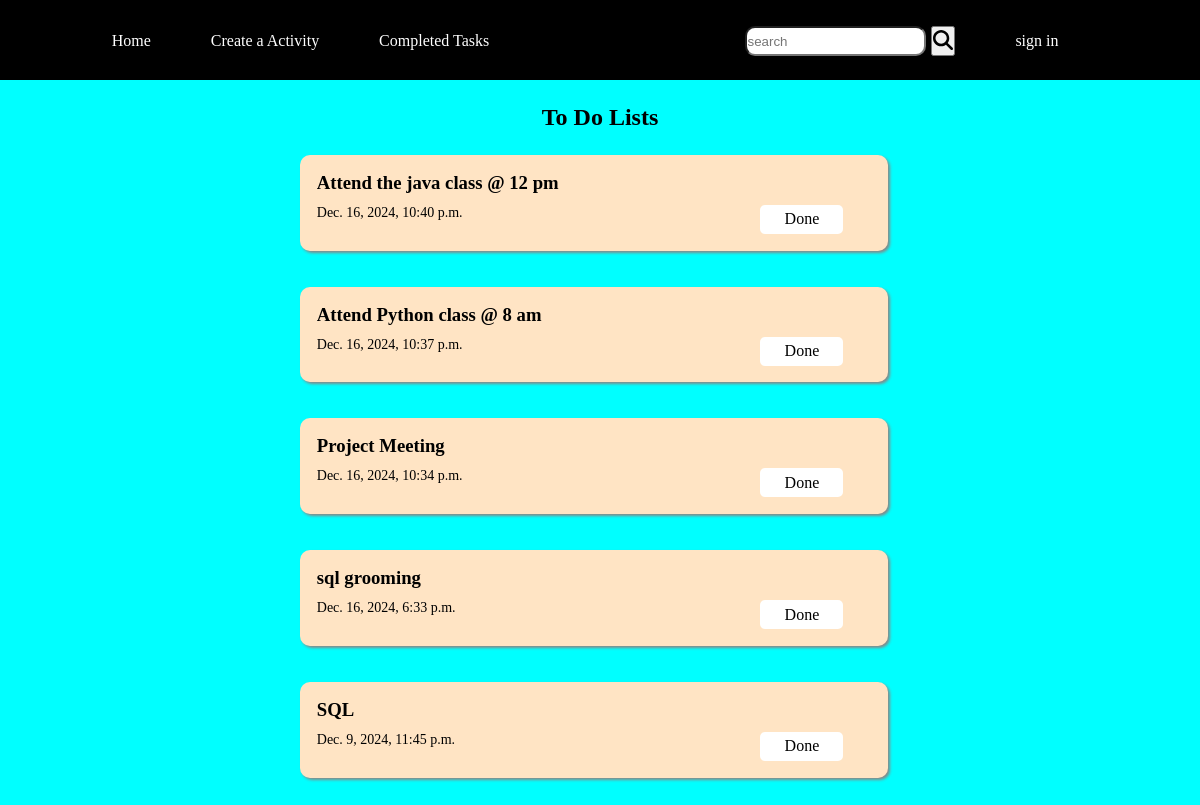
The page / on the database its author committed.
### todolist/models.py (models this page shows, shortened)
class ToDo(models.Model):
    title = models.CharField(max_length=50)
    desc = models.TextField()
    time = models.DateTimeField(default=timezone.now)
    status = models.CharField(max_length=20, default='Not Completed')

### todolist/views.py (the view)
# urls.py: path("",views.index, name='home'),
def index(request,*args):
    context = {
          'title':"To Do Lists",
        }
    if request.method == "POST":
        search = request.POST.get('search')
        details = ToDo.objects.filter(title__icontains = search).order_by('-time')
    elif args:
        details = ToDo.objects.all().filter(status = args[0]).order_by("-time")
        context['title'] = 'Completed ' + context['title']
    else:
         details = ToDo.objects.all().filter(status = 'Not Completed').order_by("-time")
    def concat(todo):
        return '-'.join(todo.title.split())
    context['todo_lists'] = zip(map(concat,details),details)
    return render(request,'index.html',context)

### todolist/templates/index.html
{% extends 'main.html' %}
{% block content %}
<div class="home">
    <div class="title">
        <h2>{{title}}</h2>
    </div>
    <div class="container">
        {% for title, todo in todo_lists %}
        <div class="article">
            <h3 class="text"><a href="{% url 'viewData' title %}" class="text">{{todo.title}}</a></h3>
            <div class="box">
                <p class="time">{{todo.time}}</p>
                {% if todo.status == 'Not Completed' %}
                    <a href="{% url 'done' todo.id %}" class="btnn">Done</a>
                {% else %}
                    <a href="{% url 'delete' todo.id %}" class="btnn">remove</a>
                {% endif %}
            </div>
        </div>
        <br>
        <br>
        {% endfor %}
    </div>
</div>
{% endblock content %}

### templates/main.html (shortened to what this page needs)
<!DOCTYPE html>
{% load static %}
<html lang="en">
<head>
    <link rel="stylesheet" href="{% static 'css/main.css' %}">
    <link rel="stylesheet" href="{% static 'css/navbar.css' %}">
    <link rel="stylesheet" href="{% static 'css/index.css' %}">
    <link rel="stylesheet" href="{% static 'css/TodoForm.css' %}">
    <link rel="stylesheet" href="{% static 'css/notification.css' %}">
    <link rel="stylesheet" href="{% static 'css/viewData.css' %}">
</head>
<body>
    {% include 'navbar.html' %}
    {% block content %}
    {% endblock content %}
</body>
</html>

### templates/navbar.html (shortened to what this page needs)
<div class="nav-bar">
    <ul class="list">
        <li><a href="{% url 'home' %}" class="link">Home</a></li>
        <li><a href="{% url 'todoform' %}" class="link">Create a Activity</a></li>
        <li><a href="{% url 'completed' %}" class="link">Completed Tasks</a></li>
    </ul>
    <ul class="list">
        <li>
            {% if title != "create an activity" %}
                <form action="" method="POST">
                    <div class="searchbar">
                        <input type="search" name="search" placeholder="search" class="search">
                        <button type="submit">
                        </button>
                    </div>
                </form>
            {% endif %}
        </li>
        <li><a href="" class="link">sign in</a></li>
    </ul>
</div>

### static/css/main.css (style rules this page uses)
* { padding: 0%; margin: 0%; box-sizing: border-box; }

### static/css/navbar.css (style rules this page uses)
.nav-bar { width: 100%; height: 10vh; border: 1px solid; background-color: black; display: flex; justify-content: center; }
.link { text-decoration: none; color: white; }
.list { height: inherit; width: 50%; display: flex; align-items: center; justify-content: center; gap: 10%; }
.search { height: 30px; width: 100%; border-radius: 10px; }
.searchbar { display: flex; gap: 5px; }
svg { width: 20px; height: 20px; }

### todolist/static/css/index.css (style rules this page uses)
.home { background-color: aqua; height: 100%; width: 100%; }
.title { display: flex; justify-content: center; padding-top: 2%; }
.article { background-color: bisque; height: 50%; width: 70%; border-radius: 10px; padding: 2%; box-shadow:2px 2px 3px #888888; }
.container { padding:2% 5% 20px 25%; }
.text { text-decoration: none; color: black; display: -webkit-box; -webkit-box-orient: vertical; -webkit-line-clamp: 3; overflow: hidden; text-overflow: ellipsis; }
.box { padding-top: 2%; width: 100%; display: flex; justify-content: space-between; }
.time { height: 100%; font-size: 14px; }
.btnn { color: black; text-decoration: none; height: 100%; width: 15%; background-color: white; text-align: center; border-radius: 5px; padding: 1%; position: relative; right: 5%; }

### rows shown on the page
ToDo: title "Attend the java class @ 12 pm", time "Dec. 16, 2024, 10:40 p.m.", status "Done"
ToDo: title "Attend Python class @ 8 am", time "Dec. 16, 2024, 10:37 p.m.", status "Done"
ToDo: title "Project Meeting", time "Dec. 16, 2024, 10:34 p.m.", status "Done"
ToDo: title "sql grooming", time "Dec. 16, 2024, 6:33 p.m.", status "Done"
ToDo: title "SQL", time "Dec. 9, 2024, 11:45 p.m.", status "Done"

### other values the page prints
{{ title }} "To Do Lists"
